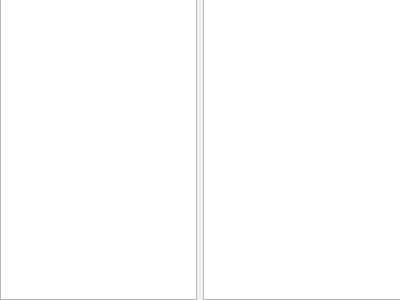
<?xml version="1.0" encoding="UTF-8"?>
<ui version="4.0">
 <class>PacketRawDisplay</class>
 <widget class="QWidget" name="PacketRawDisplay">
  <property name="geometry">
   <rect>
    <x>0</x>
    <y>0</y>
    <width>400</width>
    <height>300</height>
   </rect>
  </property>
  <property name="windowTitle">
   <string>Form</string>
  </property>
  <widget class="QWidget" name="horizontalLayoutWidget">
   <property name="geometry">
    <rect>
     <x>0</x>
     <y>-1</y>
     <width>401</width>
     <height>301</height>
    </rect>
   </property>
   <layout class="QHBoxLayout" name="horizontalLayout">
    <item>
     <widget class="CodeHighlightableTextEdit" name="hexDisplay"/>
    </item>
    <item>
     <widget class="CodeHighlightableTextEdit" name="charDisplay"/>
    </item>
   </layout>
  </widget>
 </widget>
 <customwidgets>
  <customwidget>
   <class>CodeHighlightableTextEdit</class>
   <extends>QTextEdit</extends>
   <header location="global">gui/codehighlightabletextedit.h</header>
  </customwidget>
 </customwidgets>
 <resources/>
 <connections/>
</ui>
